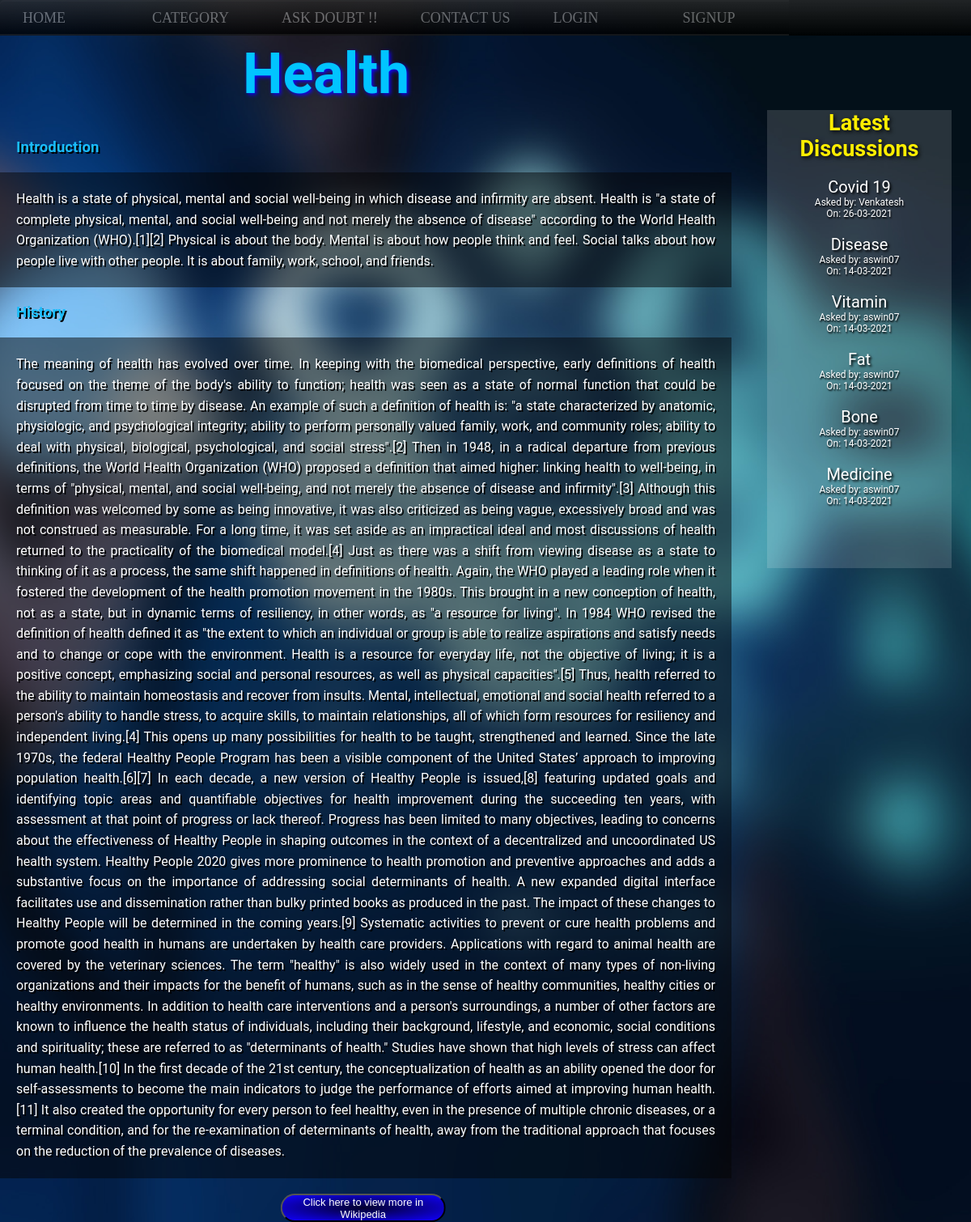
The page /health.php on the database its author committed.
### tables this page shows
CREATE TABLE `topics` (
  `topic_id` int(8) NOT NULL,
  `topic_subject` varchar(255) NOT NULL,
  `topic_descr` text NOT NULL,
  `topic_date` datetime NOT NULL,
  `topic_cat` varchar(20) NOT NULL,
  `topic_by` int(8) NOT NULL
);

CREATE TABLE `users` (
  `id` int(8) NOT NULL,
  `name` varchar(30) NOT NULL,
  `username` varchar(20) NOT NULL,
  `gender` varchar(6) NOT NULL,
  `email` varchar(50) NOT NULL,
  `password` varchar(100) NOT NULL,
  `contact` varchar(20) NOT NULL,
  `udate` datetime NOT NULL,
  `user_level` int(2) NOT NULL
);

### health.php (the view, shortened to what this page needs)
<html>
<head>
<link rel="stylesheet" type="text/css" href="css/category.css">
</head>
<body>
<div class="cbg2-img">
<?php
include 'nvgbar.php';
?>
<div class="formstyle">
<h1>Health</h1>
</div><br>
<h3>Introduction</h3>
<p>Health is a state of physical, mental and social well-being in which disease and infirmity are absent. Health is "a state of complete physical, mental, and social well-being and not merely the absence of disease" according to the World Health Organization (WHO).[1][2] Physical is about the body. Mental is about how people think and feel. Social talks about how people live with other people. It is about family, work, school, and friends.</p>
<h3>History</h3>
<p>The meaning of health has evolved over time. In keeping with the biomedical perspective, early definitions of health focused on the theme of the body's ability to function; health was seen as a state of normal function that could be disrupted from time to time by disease. An example of such a definition of health is: "a state characterized by anatomic, physiologic, and psychological integrity; ability to perform personally valued family, work, and community roles; ability to deal with physical, biological, psychological, and social stress".[2] Then in 1948, in a radical departure from previous definitions, the World Health Organization (WHO) proposed a definition that aimed higher: linking health to well-being, in terms of "physical, mental, and social well-being, and not merely the absence of disease and infirmity".[3] Although this definition was welcomed by some as being innovative, it was also criticized as being vague, excessively broad and was not construed as measurable. For a long time, it was set aside as an impractical ideal and most discussions of health returned to the practicality of the biomedical model.[4]
Just as there was a shift from viewing disease as a state to thinking of it as a process, the same shift happened in definitions of health. Again, the WHO played a leading role when it fostered the development of the health promotion movement in the 1980s. This brought in a new conception of health, not as a state, but in dynamic terms of resiliency, in other words, as "a resource for living". In 1984 WHO revised the definition of health defined it as "the extent to which an individual or group is able to realize aspirations and satisfy needs and to change or cope with the environment. Health is a resource for everyday life, not the objective of living; it is a positive concept, emphasizing social and personal resources, as well as physical capacities".[5] Thus, health referred to the ability to maintain homeostasis and recover from insults. Mental, intellectual, emotional and social health referred to a person's ability to handle stress, to acquire skills, to maintain relationships, all of which form resources for resiliency and independent living.[4] This opens up many possibilities for health to be taught, strengthened and learned.
Since the late 1970s, the federal Healthy People Program has been a visible component of the United States’ approach to improving population health.[6][7] In each decade, a new version of Healthy People is issued,[8] featuring updated goals and identifying topic areas and quantifiable objectives for health improvement during the succeeding ten years, with assessment at that point of progress or lack thereof. Progress has been limited to many objectives, leading to concerns about the effectiveness of Healthy People in shaping outcomes in the context of a decentralized and uncoordinated US health system. Healthy People 2020 gives more prominence to health promotion and preventive approaches and adds a substantive focus on the importance of addressing social determinants of health. A new expanded digital interface facilitates use and dissemination rather than bulky printed books as produced in the past. The impact of these changes to Healthy People will be determined in the coming years.[9]
Systematic activities to prevent or cure health problems and promote good health in humans are undertaken by health care providers. Applications with regard to animal health are covered by the veterinary sciences. The term "healthy" is also widely used in the context of many types of non-living organizations and their impacts for the benefit of humans, such as in the sense of healthy communities, healthy cities or healthy environments. In addition to health care interventions and a person's surroundings, a number of other factors are known to influence the health status of individuals, including their background, lifestyle, and economic, social conditions and spirituality; these are referred to as "determinants of health." Studies have shown that high levels of stress can affect human health.[10]
In the first decade of the 21st century, the conceptualization of health as an ability opened the door for self-assessments to become the main indicators to judge the performance of efforts aimed at improving human health.[11] It also created the opportunity for every person to feel healthy, even in the presence of multiple chronic diseases, or a terminal condition, and for the re-examination of determinants of health, away from the traditional approach that focuses on the reduction of the prevalence of diseases.</p>
<br>
<button id="button">Click here to view more in Wikipedia</button>
<div class="category">
<h2>Latest Discussions</h2>
<br>
<?php
include "connect.php";
$cat='health';
 $query = mysqli_query($con,"SELECT * FROM topics WHERE topic_cat='$cat' ORDER BY topic_date DESC LIMIT 6");
if(!$query)
{
	echo 'error';
}
else
{
	while($row = mysqli_fetch_assoc($query))
	{
		$by=$row['topic_by'];
		$date=$row['topic_date'];
		$sub=$row['topic_subject'];
		$id=$row['topic_id'];
		echo "<div class='divigr'>";
		echo "<a href='topic.php?posts_topic=$id' style='font-size:20px;color:white;text-shadow:2px 2px 3px black; text-decoration:none;'>$sub</a>";
		$query2 = mysqli_query($con,"SELECT username FROM users WHERE id='$by'");
		while($row2 = mysqli_fetch_assoc($query2))
		{
			$name=$row2['username'];
			echo "<div style='font-size:12px;color:white;text-align:center; text-decoration:none;'>Asked by:  $name <br>On:  ";
			echo date('d-m-Y', strtotime($date));
			echo "</div>";
		}
		echo "</div>";
		echo "<br>";
	}
}
echo "<br><br><br>";
?>
</div>
</div>
</body>
</html>

### css/category.css (style rules this page uses)
body { font-family: 'Roboto', sans-serif; }
.cbg2-img { background-image: url("../images/health.jpg"); height: auto; width: 100%; background-position: center; background-repeat: no-repeat; background-size: cover; background-attachment: fixed; }
p { width: 72%; height: auto; background-image: url("../icons/Sheetb.png"); padding: 20px; line-height: 1.6; color:white; display: block; text-align: justify; text-shadow: 2px 2px #000000; }
h3 { padding: 20px; color:rgb(26, 188, 251); display: block; text-align: left; text-shadow: 2px 2px #000000; }
.formstyle h1 { padding-top: 50px; padding-left: 25%; color: rgb(1, 196, 255); text-shadow: 2px 2px 5px #1100ff; font-size: 70px; text-align: left; }
.category { background-image: url("../icons/Sheet.png"); text-align: center; position: fixed; top: 9%; right: 2%; width: 19%; height: auto; overflow: visible; text-shadow: 1px 2px 2px black; }
h2 { color: rgb(255, 238, 0); text-shadow: 2px 2px 5px #080808; font-size: 27px; text-align: center; }
a:link { color:white; }
#button { transform: translate(170%); background:radial-gradient(rgb(3, 0, 44),rgb(17, 0, 255)); border-radius: 20px; color: white; font-size: 13px; height:35px; width:17%; cursor: pointer; }

### css/nvgbar.css (style rules this page uses)
body { font-family: 'Roboto', sans-serif; }
* { margin-top: 0; margin-bottom: 0; margin-left: 0; margin-right: 0; }

### rows shown on the page
topics: topic_subject "Covid 19", topic_date "26-03-2021"
users: username "Venkatesh"
topics: topic_subject "Disease", topic_date "14-03-2021"
users: username "aswin07"
topics: topic_subject "Vitamin", topic_date "14-03-2021"
topics: topic_subject "Fat", topic_date "14-03-2021"
topics: topic_subject "Bone", topic_date "14-03-2021"
topics: topic_subject "Medicine", topic_date "14-03-2021"
